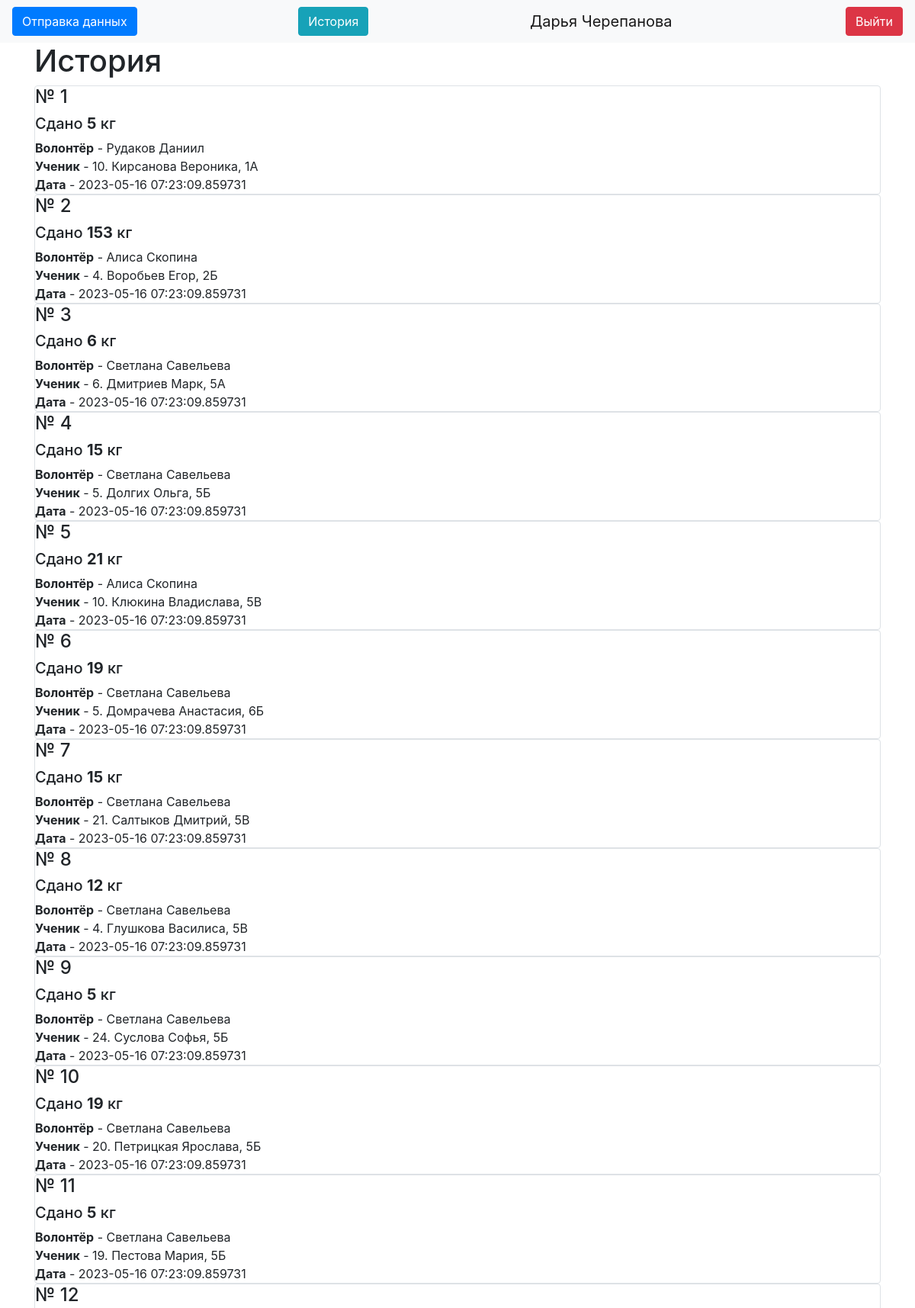
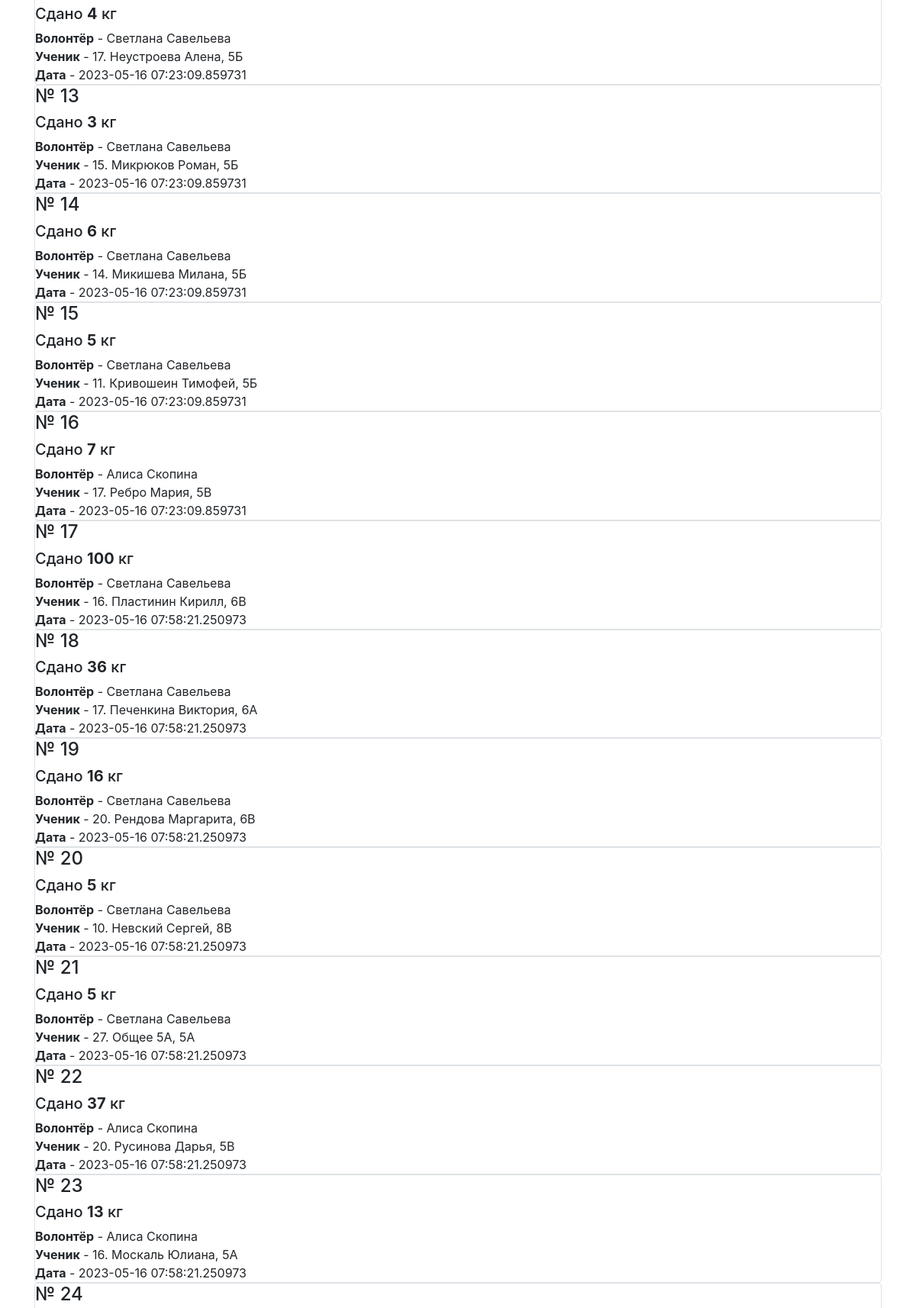
The app's page /history (signed in, upper part) with its own data (2 pictures, top to bottom).
### data/users.py (models this page shows, shortened)
class User(SqlAlchemyBase, UserMixin):
    __tablename__ = 'users'
    id = sqlalchemy.Column(sqlalchemy.Integer,
                           primary_key=True, autoincrement=True)
    name = sqlalchemy.Column(sqlalchemy.String, nullable=True)
    about = sqlalchemy.Column(sqlalchemy.String, nullable=True)
    email = sqlalchemy.Column(sqlalchemy.String,
                              index=True, unique=True, nullable=True)
    hashed_password = sqlalchemy.Column(sqlalchemy.String, nullable=True)
    is_admin = sqlalchemy.Column(sqlalchemy.Boolean)
    got = sqlalchemy.Column(sqlalchemy.Integer, default=0)
    got_pupils = sqlalchemy.Column(sqlalchemy.Integer, default=0)
    kilograms = orm.relationship("Kilograms", back_populates='user')

### data/kilograms.py (models this page shows)
class Kilograms(SqlAlchemyBase):
    __tablename__ = 'kilograms'
    id = sqlalchemy.Column(sqlalchemy.Integer,
                           primary_key=True, autoincrement=True)
    value = sqlalchemy.Column(sqlalchemy.Integer)
    created_date = sqlalchemy.Column(sqlalchemy.DateTime,
                                     default=(datetime.datetime.now() + datetime.timedelta(hours=3)))
    user_id = sqlalchemy.Column(sqlalchemy.Integer,
                                sqlalchemy.ForeignKey("users.id"))
    pupil_id = sqlalchemy.Column(sqlalchemy.Integer, sqlalchemy.ForeignKey("Pupils.id"))
    user = orm.relationship('User')
    pupil = orm.relationship("Pupils")

### data/Pupils.py (models this page shows)
class Pupils(SqlAlchemyBase):
    __tablename__ = 'Pupils'
    id = sqlalchemy.Column(sqlalchemy.Integer, autoincrement=True, primary_key=True)
    name = sqlalchemy.Column(sqlalchemy.String)
    value = sqlalchemy.Column(sqlalchemy.Integer, default=0)
    grade = sqlalchemy.Column(sqlalchemy.String)
    kilo = orm.relationship("Kilograms", back_populates="pupil")

### server.py (the view)
@app.route("/history")
def history():
    db_sess = db_session.create_session()
    kilo = db_sess.query(Kilograms)
    db_sess.close()
    return render_template("history.html", kilo=kilo)

### data/db_session.py (called while the page is built)
def create_session() -> Session:
    global __factory
    return __factory()

### server.py (called while the page is built)
@login_manager.user_loader # Декоратор для авторизации пользователей
def load_user(user_id):
    db_sess = db_session.create_session()
    user_id = db_sess.query(User).get(user_id)
    db_sess.close()
    return user_id

### templates/history.html (shortened to what this page needs)
{% extends "base.html" %}
{% block content %}
{% if current_user.is_authenticated %}
<h1 xmlns="http://www.w3.org/1999/html">История</h1>
{% for item in kilo%}
<div class="col-md6 border rounded">
    <h4>№ {{item.id}}</h4>
    <h5>
        Сдано <b>{{item.value}}</b> кг
    </h5>
    <div>
        <b>Волонтёр</b> - {{item.user.name}}</br>
        <b>Ученик</b> - {{item.pupil.name}}, {{item.pupil.grade}}</br>
        <b>Дата</b> - {{item.created_date}}
    </div>
</div>
{% endfor %}
{% endif %}
{% endblock %}

### templates/base.html (shortened to what this page needs)
<!doctype html>
<html lang="en">
<head>
    <link rel="stylesheet"
          href="https://stackpath.bootstrapcdn.com/bootstrap/4.4.1/css/bootstrap.min.css"
>
</head>
<body>
<header>
    <nav class="navbar navbar-light bg-light">
        {% if current_user.is_authenticated %}
        <a type="button" class="btn btn-primary" href="/">Отправка данных</a>
        <a class="btn btn-info" href="/history">История</a>
        <a class="navbar-brand" href="">{{ current_user.name }}</a>
        <a class="btn btn-danger" href="/logout">Выйти</a>
        {% else %}
        <p>
            <a class="btn btn-success" href="/login">Войти</a>
        </p>
        {% endif %}
    </nav>
</header>
<main role="main" class="container">
    {% block content %}{% endblock %}
</main>
</body>
</html>

### records on screen
User: name "Дарья Черепанова"
Kilograms: id "1", value "5", user.name "Рудаков Даниил", pupil.name "10. Кирсанова Вероника", pupil.grade "1А", created_date "2023-05-16 07:23:09.859731"
Kilograms: id "2", value "153", user.name "Алиса Скопина", pupil.name "4. Воробьев Егор", pupil.grade "2Б", created_date "2023-05-16 07:23:09.859731"
Kilograms: id "3", value "6", user.name "Светлана Савельева", pupil.name "6. Дмитриев Марк", pupil.grade "5А", created_date "2023-05-16 07:23:09.859731"
Kilograms: id "4", value "15", user.name "Светлана Савельева", pupil.name "5. Долгих Ольга", pupil.grade "5Б", created_date "2023-05-16 07:23:09.859731"
Kilograms: id "5", value "21", user.name "Алиса Скопина", pupil.name "10. Клюкина Владислава", pupil.grade "5В", created_date "2023-05-16 07:23:09.859731"
Kilograms: id "6", value "19", user.name "Светлана Савельева", pupil.name "5. Домрачева Анастасия", pupil.grade "6Б", created_date "2023-05-16 07:23:09.859731"
Kilograms: id "7", value "15", user.name "Светлана Савельева", pupil.name "21. Салтыков Дмитрий", pupil.grade "5В", created_date "2023-05-16 07:23:09.859731"
Kilograms: id "8", value "12", user.name "Светлана Савельева", pupil.name "4. Глушкова Василиса", pupil.grade "5В", created_date "2023-05-16 07:23:09.859731"
Kilograms: id "9", value "5", user.name "Светлана Савельева", pupil.name "24. Суслова Софья", pupil.grade "5Б", created_date "2023-05-16 07:23:09.859731"
Kilograms: id "10", value "19", user.name "Светлана Савельева", pupil.name "20. Петрицкая Ярослава", pupil.grade "5Б", created_date "2023-05-16 07:23:09.859731"
Kilograms: id "11", value "5", user.name "Светлана Савельева", pupil.name "19. Пестова Мария", pupil.grade "5Б", created_date "2023-05-16 07:23:09.859731"
Kilograms: id "12", value "4", user.name "Светлана Савельева", pupil.name "17. Неустроева Алена", pupil.grade "5Б", created_date "2023-05-16 07:23:09.859731"
Kilograms: id "13", value "3", user.name "Светлана Савельева", pupil.name "15. Микрюков Роман", pupil.grade "5Б", created_date "2023-05-16 07:23:09.859731"
Kilograms: id "14", value "6", user.name "Светлана Савельева", pupil.name "14. Микишева Милана", pupil.grade "5Б", created_date "2023-05-16 07:23:09.859731"
Kilograms: id "15", value "5", user.name "Светлана Савельева", pupil.name "11. Кривошеин Тимофей", pupil.grade "5Б", created_date "2023-05-16 07:23:09.859731"
Kilograms: id "16", value "7", user.name "Алиса Скопина", pupil.name "17. Ребро Мария", pupil.grade "5В", created_date "2023-05-16 07:23:09.859731"
Kilograms: id "17", value "100", user.name "Светлана Савельева", pupil.name "16. Пластинин Кирилл", pupil.grade "6В", created_date "2023-05-16 07:58:21.250973"
Kilograms: id "18", value "36", user.name "Светлана Савельева", pupil.name "17. Печенкина Виктория", pupil.grade "6А", created_date "2023-05-16 07:58:21.250973"
Kilograms: id "19", value "16", user.name "Светлана Савельева", pupil.name "20. Рендова Маргарита", pupil.grade "6В", created_date "2023-05-16 07:58:21.250973"
Kilograms: id "20", value "5", user.name "Светлана Савельева", pupil.name "10. Невский Сергей", pupil.grade "8В", created_date "2023-05-16 07:58:21.250973"
Kilograms: id "21", value "5", user.name "Светлана Савельева", pupil.name "27. Общее 5А", pupil.grade "5А", created_date "2023-05-16 07:58:21.250973"
Kilograms: id "22", value "37", user.name "Алиса Скопина", pupil.name "20. Русинова Дарья", pupil.grade "5В", created_date "2023-05-16 07:58:21.250973"
Kilograms: id "23", value "13", user.name "Алиса Скопина", pupil.name "16. Москаль Юлиана", pupil.grade "5А", created_date "2023-05-16 07:58:21.250973"
Kilograms: id "24"
